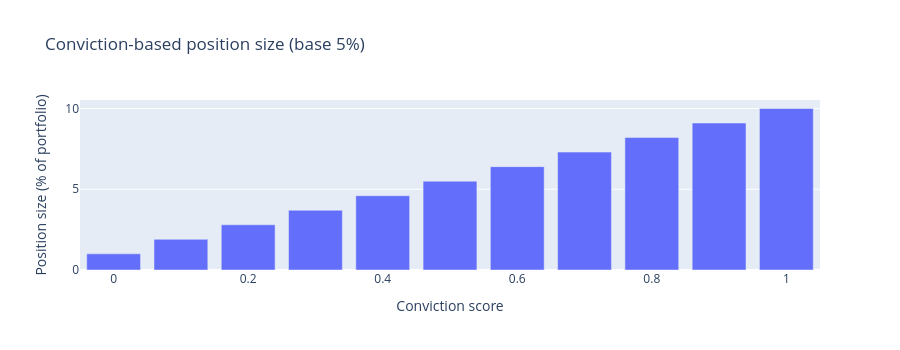

Notebook code cell kept with this figure:
### Code cell
fig = go.Figure(
    go.Bar(
        x=conviction_sizing_df["conviction"],
        y=conviction_sizing_df["position_pct"] * 100,
    )
)
fig.update_layout(
    title=f"Conviction-based position size (base {base_pct:.0%})",
    xaxis_title="Conviction score",
    yaxis_title="Position size (% of portfolio)",
    height=350,
)
fig.show()

### Figure 1 — Plotly figure (JSON) as saved in the notebook; plotly's stock layout.template omitted (floating-point values rounded to 4 significant figures)
{"data": [{"type": "bar", "x": [0.0, 0.1, 0.2, 0.3, 0.4, 0.5, 0.6, 0.7, 0.8, 0.9, 1.0], "y": [1.0, 1.9, 2.8, 3.7, 4.6, 5.5, 6.4, 7.3, 8.2, 9.1, 10.0]}], "layout": {"height": 350, "title": {"text": "Conviction-based position size (base 5%)"}, "xaxis": {"title": {"text": "Conviction score"}}, "yaxis": {"title": {"text": "Position size (% of portfolio)"}}}}
